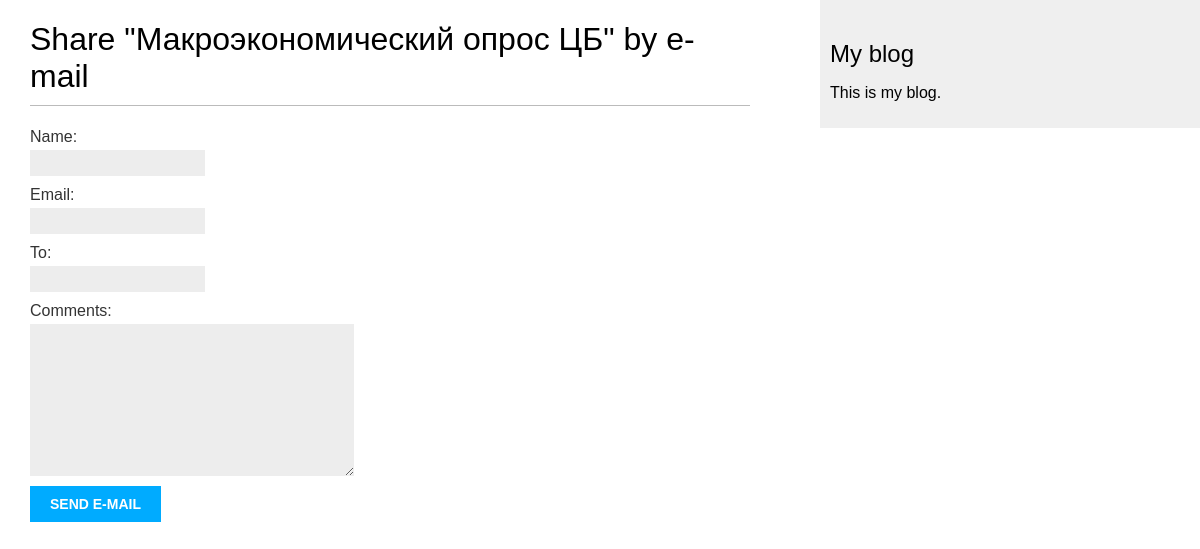
Page /blog/1/share/ on the earlier database version.
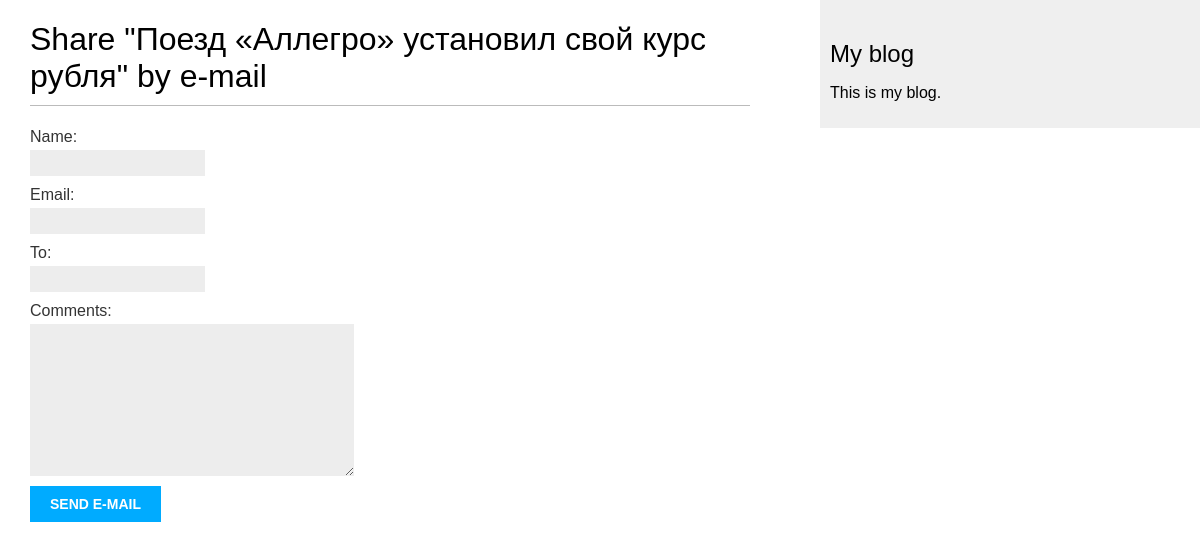
Same page on the later database version.
### blog/models.py (models this page shows, shortened)
class Post(models.Model):
    STATUS_CHOICES = (
        ('draft', 'Draft'),
        ('published', 'Published'),
    )
    title = models.CharField(max_length=250)
    slug = models.SlugField(max_length=250,
                            unique_for_date='publish')
    author = models.ForeignKey(User,
                               on_delete=models.CASCADE,
                               related_name='blog_posts')
    body = models.TextField()
    publish = models.DateTimeField(default=timezone.now)
    created = models.DateTimeField(auto_now_add=True)
    updated = models.DateTimeField(auto_now=True)
    status = models.CharField(max_length=10,
                              choices=STATUS_CHOICES,
                              default='draft')
    objects = models.Manager() # The default manager.
    published = PublishedManager() # Our custom manager.
    tags = TaggableManager()
    class Meta:
        ordering = ('-publish',)

### blog/views.py (the view)
def post_share(request, post_id):
    post = get_object_or_404(Post, id=post_id, status='published')
    sent = False
    if request.method == 'POST':
        form = EmailPostForm(request.POST)
        if form.is_valid():
            cd = form.cleaned_data
            post_url = request.build_absolute_uri(
                                          post.get_absolute_url())
            subject = '{} ({}) recommends you reading "{}"'.format(cd['name'], cd['email'], post.title)
            message = 'Read "{}" at {}\n\n{}\'s comments: {}'.format(post.title, post_url, cd['name'], cd['comments'])
            send_mail(subject, message, 'admin@myblog.com',
 [cd['to']])
            sent = True
    else:
        form = EmailPostForm()
    return render(request, 'blog/post/share.html', {'post': post,
                                                    'form': form,
                                                    'sent': sent})

### blog/forms.py
class EmailPostForm(forms.Form):
    name = forms.CharField(max_length=25)
    email = forms.EmailField()
    to = forms.EmailField()
    comments = forms.CharField(required=False,
                               widget=forms.Textarea)

### blog/templates/blog/post/share.html (shortened to what this page needs)
{% extends "blog/base.html" %}
{% block content %}
  {% if sent %}
    <h1>E-mail successfully sent</h1>
    <p>
      "{{ post.title }}" was successfully sent to {{ form.cleaned_data.to }}.
    </p>
  {% else %}
    <h1>Share "{{ post.title }}" by e-mail</h1>
    <form action="." method="post">
      {{ form.as_p }}
      <input type="submit" value="Send e-mail">
    </form>
  {% endif %}
{% endblock %}

### blog/templates/blog/base.html (shortened to what this page needs)
{% load static %}
<!DOCTYPE html>
<html>
<head>
  <link href="{% static "css/blog.css" %}" rel="stylesheet">
</head>
<body>
  <div id="content">
    {% block content %}
    {% endblock %}
  </div>
  <div id="sidebar">
    <h2>My blog</h2>
      <p>This is my blog.</p>
  </div>
</body>
</html>

### blog/static/css/blog.css (style rules this page uses)
body { margin:0; padding:0; font-family:helvetica, sans-serif; }
h1 { font-weight:normal; border-bottom:1px solid #bbb; padding:0 0 10px 0; }
h2 { font-weight:normal; margin:30px 0 0; }
#content { float:left; width:60%; padding:0 0 0 30px; }
#sidebar { float:right; width:30%; padding:10px; background:#efefef; height:100%; }
label { float:left; clear:both; color:#333; margin-bottom:4px; }
input, textarea { clear:both; float:left; margin:0 0 10px; background:#ededed; border:0; padding:6px 10px; font-size:12px; }
input[type=submit] { font-weight:bold; background:#00abff; color:#fff; padding:10px 20px; font-size:14px; text-transform:uppercase; }

Differences in the rows shown:
changed Post: title "Макроэкономический опрос ЦБ" → "Поезд «Аллегро» установил свой курс рубля"
